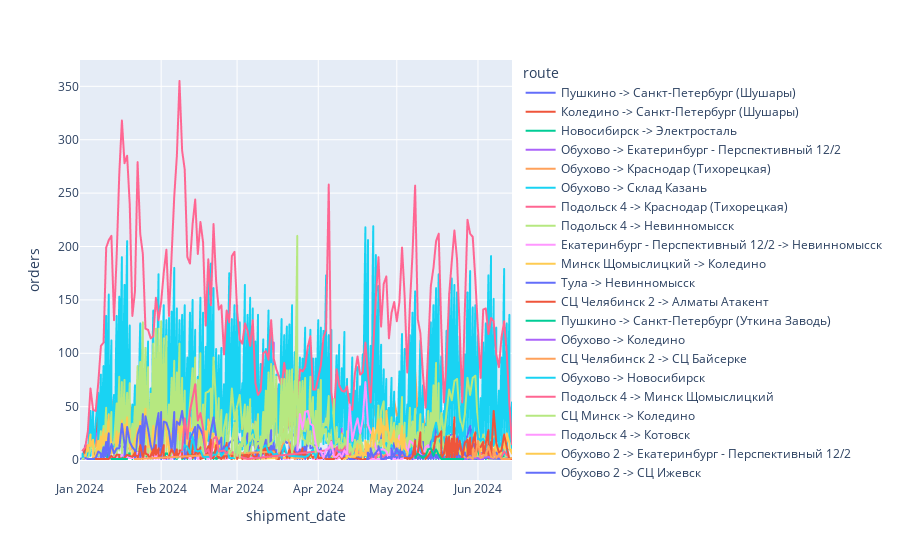

The code cell stored with this chart in its notebook:
### Code cell
d = pd.read_csv("grouped_data_full_1.csv")
#d = d[~d["transit_office_id"].isin([130744, 211622, 120762, 507, 206236, 159402, 1733, 207743, 117393, 210127, 117986])]
#d = d[~d["transit_office_id"].isin([218210, 301229])] #большие
d = d[(d["shipment_date"] >= "2023-10-15")]

fig = px.line(d, x = "shipment_date", y = "orders", color = "route")
fig.show()

### Figure 1 — Plotly figure (JSON) as saved in the notebook; plotly's stock layout.template omitted (floating-point values rounded to 4 significant figures; data arrays with more than 128 entries replaced by an {"elided": "..."} marker saying what was removed)
{"data": [{"hovertemplate": "route=Пушкино -> Санкт-Петербург (Шушары)<br>shipment_date=%{x}<br>orders=%{y}<extra></extra>", "legendgroup": "Пушкино -> Санкт-Петербург (Шушары)", "line": {"color": "#636efa", "dash": "solid"}, "marker": {"symbol": "circle"}, "mode": "lines", "name": "Пушкино -> Санкт-Петербург (Шушары)", "showlegend": true, "type": "scattergl", "x": ["2024-01-01", "2024-01-02", "2024-01-03", "2024-01-04", "2024-01-05", "2024-01-06", "2024-01-06", "2024-01-07", "2024-01-08", "2024-01-08", "2024-01-09", "2024-01-09", "2024-01-10", "2024-01-10", "2024-01-11", "2024-01-11", "2024-01-12", "2024-01-12"], "xaxis": "x", "y": [1, 2, 14, 13, 17, 25, 1, 20, 40, 1, 38, 1, 41, 3, 54, 6, 7, 1], "yaxis": "y"}, {"hovertemplate": "route=Коледино -> Санкт-Петербург (Шушары)<br>shipment_date=%{x}<br>orders=%{y}<extra></extra>", "legendgroup": "Коледино -> Санкт-Петербург (Шушары)", "line": {"color": "#EF553B", "dash": "solid"}, "marker": {"symbol": "circle"}, "mode": "lines", "name": "Коледино -> Санкт-Петербург (Шушары)", "showlegend": true, "type": "scattergl", "x": ["2024-01-02", "2024-01-03", "2024-01-04", "2024-01-05", "2024-01-06", "2024-01-06", "2024-01-07", "2024-01-08", "2024-01-08", "2024-01-09", "2024-01-09", "2024-01-10", "2024-01-10", "2024-01-11", "2024-01-11", "2024-01-12"], "xaxis": "x", "y": [3, 10, 14, 14, 24, 2, 17, 43, 2, 50, 2, 69, 2, 51, 3, 5], "yaxis": "y"}, {"hovertemplate": "route=Новосибирск -> Электросталь<br>shipment_date=%{x}<br>orders=%{y}<extra></extra>", "legendgroup": "Новосибирск -> Электросталь", "line": {"color": "#00cc96", "dash": "solid"}, "marker": {"symbol": "circle"}, "mode": "lines", "name": "Новосибирск -> Электросталь", "showlegend": true, "type": "scattergl", "x": {"elided": "281 str values"}, "xaxis": "x", "y": {"elided": "281 int values"}, "yaxis": "y"}, {"hovertemplate": "route=Обухово -> Екатеринбург - Перспективный 12/2<br>shipment_date=%{x}<br>orders=%{y}<extra></extra>", "legendgroup": "Обухово -> Екатеринбург - Перспективный 12/2", "line": {"color": "#ab63fa", "dash": "solid"}, "marker": {"symbol": "circle"}, "mode": "lines", "name": "Обухово -> Екатеринбург - Перспективный 12/2", "showlegend": true, "type": "scattergl", "x": {"elided": "148 str values"}, "xaxis": "x", "y": {"elided": "148 int values"}, "yaxis": "y"}, {"hovertemplate": "route=Обухово -> Краснодар (Тихорецкая)<br>shipment_date=%{x}<br>orders=%{y}<extra></extra>", "legendgroup": "Обухово -> Краснодар (Тихорецкая)", "line": {"color": "#FFA15A", "dash": "solid"}, "marker": {"symbol": "circle"}, "mode": "lines", "name": "Обухово -> Краснодар (Тихорецкая)", "showlegend": true, "type": "scattergl", "x": {"elided": "164 str values"}, "xaxis": "x", "y": {"elided": "164 int values"}, "yaxis": "y"}, {"hovertemplate": "route=Обухово -> Склад Казань<br>shipment_date=%{x}<br>orders=%{y}<extra></extra>", "legendgroup": "Обухово -> Склад Казань", "line": {"color": "#19d3f3", "dash": "solid"}, "marker": {"symbol": "circle"}, "mode": "lines", "name": "Обухово -> Склад Казань", "showlegend": true, "type": "scattergl", "x": {"elided": "328 str values"}, "xaxis": "x", "y": {"elided": "328 int values"}, "yaxis": "y"}, {"hovertemplate": "route=Подольск 4 -> Краснодар (Тихорецкая)<br>shipment_date=%{x}<br>orders=%{y}<extra></extra>", "legendgroup": "Подольск 4 -> Краснодар (Тихорецкая)", "line": {"color": "#FF6692", "dash": "solid"}, "marker": {"symbol": "circle"}, "mode": "lines", "name": "Подольск 4 -> Краснодар (Тихорецкая)", "showlegend": true, "type": "scattergl", "x": {"elided": "165 str values"}, "xaxis": "x", "y": {"elided": "165 int values"}, "yaxis": "y"}, {"hovertemplate": "route=Подольск 4 -> Невинномысск<br>shipment_date=%{x}<br>orders=%{y}<extra></extra>", "legendgroup": "Подольск 4 -> Невинномысск", "line": {"color": "#B6E880", "dash": "solid"}, "marker": {"symbol": "circle"}, "mode": "lines", "name": "Подольск 4 -> Невинномысск", "showlegend": true, "type": "scattergl", "x": {"elided": "280 str values"}, "xaxis": "x", "y": {"elided": "280 int values"}, "yaxis": "y"}, {"hovertemplate": "route=Екатеринбург - Перспективный 12/2 -> Невинномысск<br>shipment_date=%{x}<br>orders=%{y}<extra></extra>", "legendgroup": "Екатеринбург - Перспективный 12/2 -> Невинномысск", "line": {"color": "#FF97FF", "dash": "solid"}, "marker": {"symbol": "circle"}, "mode": "lines", "name": "Екатеринбург - Перспективный 12/2 -> Невинномысск", "showlegend": true, "type": "scattergl", "x": {"elided": "148 str values"}, "xaxis": "x", "y": {"elided": "148 int values"}, "yaxis": "y"}, {"hovertemplate": "route=Минск Щомыслицкий -> Коледино<br>shipment_date=%{x}<br>orders=%{y}<extra></extra>", "legendgroup": "Минск Щомыслицкий -> Коледино", "line": {"color": "#FECB52", "dash": "solid"}, "marker": {"symbol": "circle"}, "mode": "lines", "name": "Минск Щомыслицкий -> Коледино", "showlegend": true, "type": "scattergl", "x": {"elided": "163 str values"}, "xaxis": "x", "y": {"elided": "163 int values"}, "yaxis": "y"}, {"hovertemplate": "route=Тула -> Невинномысск<br>shipment_date=%{x}<br>orders=%{y}<extra></extra>", "legendgroup": "Тула -> Невинномысск", "line": {"color": "#636efa", "dash": "solid"}, "marker": {"symbol": "circle"}, "mode": "lines", "name": "Тула -> Невинномысск", "showlegend": true, "type": "scattergl", "x": {"elided": "220 str values"}, "xaxis": "x", "y": {"elided": "220 int values"}, "yaxis": "y"}, {"hovertemplate": "route=СЦ Челябинск 2 -> Алматы Атакент<br>shipment_date=%{x}<br>orders=%{y}<extra></extra>", "legendgroup": "СЦ Челябинск 2 -> Алматы Атакент", "line": {"color": "#EF553B", "dash": "solid"}, "marker": {"symbol": "circle"}, "mode": "lines", "name": "СЦ Челябинск 2 -> Алматы Атакент", "showlegend": true, "type": "scattergl", "x": {"elided": "160 str values"}, "xaxis": "x", "y": {"elided": "160 int values"}, "yaxis": "y"}, {"hovertemplate": "route=Пушкино -> Санкт-Петербург (Уткина Заводь)<br>shipment_date=%{x}<br>orders=%{y}<extra></extra>", "legendgroup": "Пушкино -> Санкт-Петербург (Уткина Заводь)", "line": {"color": "#00cc96", "dash": "solid"}, "marker": {"symbol": "circle"}, "mode": "lines", "name": "Пушкино -> Санкт-Петербург (Уткина Заводь)", "showlegend": true, "type": "scattergl", "x": ["2024-01-13", "2024-01-15", "2024-01-18", "2024-01-19"], "xaxis": "x", "y": [1, 1, 1, 1], "yaxis": "y"}, {"hovertemplate": "route=Обухово -> Коледино<br>shipment_date=%{x}<br>orders=%{y}<extra></extra>", "legendgroup": "Обухово -> Коледино", "line": {"color": "#ab63fa", "dash": "solid"}, "marker": {"symbol": "circle"}, "mode": "lines", "name": "Обухово -> Коледино", "showlegend": true, "type": "scattergl", "x": ["2024-01-18"], "xaxis": "x", "y": [1], "yaxis": "y"}, {"hovertemplate": "route=СЦ Челябинск 2 -> СЦ Байсерке<br>shipment_date=%{x}<br>orders=%{y}<extra></extra>", "legendgroup": "СЦ Челябинск 2 -> СЦ Байсерке", "line": {"color": "#FFA15A", "dash": "solid"}, "marker": {"symbol": "circle"}, "mode": "lines", "name": "СЦ Челябинск 2 -> СЦ Байсерке", "showlegend": true, "type": "scattergl", "x": ["2024-01-22", "2024-01-23", "2024-03-15", "2024-03-16", "2024-03-20", "2024-03-23", "2024-03-24", "2024-03-26"], "xaxis": "x", "y": [1, 1, 8, 1, 23, 1, 2, 2], "yaxis": "y"}, {"hovertemplate": "route=Обухово -> Новосибирск<br>shipment_date=%{x}<br>orders=%{y}<extra></extra>", "legendgroup": "Обухово -> Новосибирск", "line": {"color": "#19d3f3", "dash": "solid"}, "marker": {"symbol": "circle"}, "mode": "lines", "name": "Обухово -> Новосибирск", "showlegend": true, "type": "scattergl", "x": ["2024-02-09", "2024-02-10", "2024-02-11", "2024-02-12", "2024-02-13", "2024-02-14", "2024-02-15", "2024-02-16", "2024-02-17", "2024-02-18", "2024-02-19", "2024-02-20", "2024-02-21", "2024-02-22", "2024-02-23", "2024-02-24", "2024-02-25", "2024-02-26", "2024-02-27", "2024-02-29", "2024-03-01", "2024-03-02", "2024-03-03", "2024-03-04", "2024-03-05", "2024-03-06", "2024-03-07", "2024-03-08", "2024-03-09", "2024-03-10", "2024-03-11", "2024-03-12", "2024-03-13", "2024-03-14", "2024-03-15", "2024-03-16", "2024-03-17", "2024-03-18", "2024-03-19", "2024-03-20", "2024-03-21", "2024-03-27", "2024-03-28", "2024-03-29", "2024-03-30", "2024-03-31", "2024-04-01", "2024-04-02", "2024-04-03", "2024-04-04", "2024-04-05", "2024-04-06", "2024-04-07", "2024-04-08", "2024-04-09", "2024-04-10", "2024-04-11", "2024-04-12", "2024-04-13", "2024-04-14", "2024-04-15", "2024-04-16", "2024-04-17", "2024-04-18", "2024-04-19", "2024-04-20", "2024-04-21", "2024-04-22", "2024-04-23", "2024-04-24", "2024-04-25", "2024-04-26", "2024-04-27", "2024-04-28", "2024-04-29", "2024-04-30", "2024-05-01", "2024-05-02", "2024-05-03", "2024-05-04", "2024-05-06", "2024-05-07", "2024-05-08", "2024-05-09", "2024-05-10", "2024-05-11", "2024-05-12", "2024-05-13", "2024-05-14", "2024-05-15", "2024-05-16", "2024-05-17", "2024-05-18", "2024-05-19", "2024-05-20", "2024-05-21", "2024-05-22", "2024-05-23", "2024-05-24", "2024-05-25", "2024-05-26", "2024-05-27", "2024-05-28", "2024-05-29", "2024-05-30", "2024-05-31", "2024-06-01", "2024-06-02", "2024-06-03", "2024-06-04", "2024-06-05", "2024-06-06", "2024-06-07", "2024-06-08", "2024-06-09", "2024-06-10", "2024-06-11"], "xaxis": "x", "y": [8, 14, 12, 6, 22, 9, 8, 9, 3, 3, 3, 3, 5, 5, 11, 4, 7, 12, 2, 2, 18, 17, 14, 20, 13, 15, 28, 13, 9, 10, 12, 14, 7, 8, 5, 6, 4, 3, 14, 5, 4, 3, 4, 7, 10, 2, 12, 29, 30, 31, 20, 43, 13, 15, 16, 12, 24, 15, 7, 5, 9, 8, 11, 7, 6, 13, 11, 12, 18, 25, 8, 6, 16, 10, 14, 6, 4, 12, 14, 4, 6, 16, 11, 5, 10, 8, 3, 4, 8, 26, 35, 20, 15, 10, 22, 33, 25, 32, 23, 34, 24, 22, 10, 14, 28, 44, 21, 18, 20, 15, 9, 30, 14, 27, 17, 13, 5], "yaxis": "y"}, {"hovertemplate": "route=Подольск 4 -> Минск Щомыслицкий<br>shipment_date=%{x}<br>orders=%{y}<extra></extra>", "legendgroup": "Подольск 4 -> Минск Щомыслицкий", "line": {"color": "#FF6692", "dash": "solid"}, "marker": {"symbol": "circle"}, "mode": "lines", "name": "Подольск 4 -> Минск Щомыслицкий", "showlegend": true, "type": "scattergl", "x": ["2024-02-09", "2024-02-10", "2024-02-11", "2024-02-12", "2024-02-13", "2024-02-14", "2024-02-15", "2024-02-16", "2024-02-17", "2024-02-18", "2024-02-19", "2024-02-20", "2024-02-21", "2024-02-22", "2024-02-23", "2024-02-25", "2024-02-26", "2024-02-27", "2024-02-28", "2024-03-01", "2024-03-05", "2024-04-04", "2024-04-05", "2024-04-06", "2024-04-07", "2024-04-08", "2024-04-09", "2024-04-10", "2024-04-11", "2024-04-12", "2024-04-13", "2024-04-14", "2024-04-15", "2024-04-16", "2024-04-17", "2024-04-18", "2024-04-19", "2024-04-20", "2024-04-21", "2024-04-22", "2024-04-23", "2024-04-24", "2024-04-25", "2024-04-26", "2024-04-27", "2024-05-30", "2024-05-31", "2024-06-01", "2024-06-02", "2024-06-03", "2024-06-05", "2024-06-06", "2024-06-07", "2024-06-08", "2024-06-09", "2024-06-10", "2024-06-11", "2024-06-13"], "xaxis": "x", "y": [9, 39, 20, 46, 58, 71, 37, 44, 30, 7, 10, 1, 20, 22, 8, 9, 6, 9, 8, 4, 1, 9, 11, 18, 4, 12, 9, 9, 11, 16, 5, 8, 9, 7, 8, 5, 8, 5, 2, 4, 2, 9, 4, 3, 5, 1, 2, 2, 5, 7, 4, 4, 6, 4, 2, 3, 8, 2], "yaxis": "y"}, {"hovertemplate": "route=СЦ Минск -> Коледино<br>shipment_date=%{x}<br>orders=%{y}<extra></extra>", "legendgroup": "СЦ Минск -> Коледино", "line": {"color": "#B6E880", "dash": "solid"}, "marker": {"symbol": "circle"}, "mode": "lines", "name": "СЦ Минск -> Коледино", "showlegend": true, "type": "scattergl", "x": {"elided": "203 str values"}, "xaxis": "x", "y": {"elided": "203 int values"}, "yaxis": "y"}, {"hovertemplate": "route=Подольск 4 -> Котовск<br>shipment_date=%{x}<br>orders=%{y}<extra></extra>", "legendgroup": "Подольск 4 -> Котовск", "line": {"color": "#FF97FF", "dash": "solid"}, "marker": {"symbol": "circle"}, "mode": "lines", "name": "Подольск 4 -> Котовск", "showlegend": true, "type": "scattergl", "x": ["2024-03-24", "2024-03-25", "2024-03-26", "2024-03-27", "2024-03-28", "2024-03-29", "2024-03-30", "2024-03-31", "2024-04-01", "2024-04-02", "2024-04-03", "2024-04-04", "2024-04-05", "2024-04-06", "2024-04-07", "2024-04-08", "2024-04-09", "2024-04-10", "2024-04-11", "2024-04-12", "2024-04-13", "2024-04-14", "2024-04-15", "2024-04-16", "2024-04-17", "2024-04-18", "2024-04-19", "2024-04-20", "2024-04-21", "2024-04-22", "2024-04-23", "2024-04-24", "2024-04-25", "2024-04-26", "2024-04-27", "2024-04-28", "2024-04-29", "2024-04-30", "2024-05-01", "2024-05-02", "2024-05-03", "2024-05-04", "2024-05-05", "2024-05-06", "2024-05-07", "2024-05-08", "2024-05-09", "2024-05-10", "2024-05-11", "2024-05-12", "2024-05-13", "2024-05-14", "2024-05-15", "2024-05-16", "2024-05-17"], "xaxis": "x", "y": [9, 43, 29, 45, 46, 34, 32, 16, 8, 8, 2, 10, 11, 17, 3, 3, 6, 3, 9, 5, 52, 18, 30, 39, 25, 38, 73, 33, 26, 22, 11, 7, 10, 10, 8, 3, 11, 5, 10, 23, 14, 18, 6, 18, 16, 12, 9, 5, 4, 12, 14, 4, 2, 3, 1], "yaxis": "y"}, {"hovertemplate": "route=Обухово 2 -> Екатеринбург - Перспективный 12/2<br>shipment_date=%{x}<br>orders=%{y}<extra></extra>", "legendgroup": "Обухово 2 -> Екатеринбург - Перспективный 12/2", "line": {"color": "#FECB52", "dash": "solid"}, "marker": {"symbol": "circle"}, "mode": "lines", "name": "Обухово 2 -> Екатеринбург - Перспективный 12/2", "showlegend": true, "type": "scattergl", "x": ["2024-04-11", "2024-04-12", "2024-04-12", "2024-04-13", "2024-04-15", "2024-04-15", "2024-04-16", "2024-04-16", "2024-04-17", "2024-04-17", "2024-04-18", "2024-04-18", "2024-04-19", "2024-04-19", "2024-04-20", "2024-04-20", "2024-04-21", "2024-04-21", "2024-04-22", "2024-04-22", "2024-04-23", "2024-04-23", "2024-04-24", "2024-04-24", "2024-04-25", "2024-04-25", "2024-04-26", "2024-04-26", "2024-04-27", "2024-04-27", "2024-04-28", "2024-04-28", "2024-04-29", "2024-04-29", "2024-04-30", "2024-04-30", "2024-05-01", "2024-05-01", "2024-05-02", "2024-05-02", "2024-05-03", "2024-05-03", "2024-05-04", "2024-05-04", "2024-05-05", "2024-05-05", "2024-05-06"], "xaxis": "x", "y": [1, 2, 4, 3, 3, 3, 15, 5, 4, 14, 2, 7, 5, 18, 6, 15, 8, 17, 30, 12, 28, 26, 38, 18, 29, 39, 12, 32, 28, 46, 20, 20, 17, 18, 28, 21, 10, 20, 16, 11, 32, 8, 24, 11, 7, 1, 2], "yaxis": "y"}, {"hovertemplate": "route=Обухово 2 -> СЦ Ижевск<br>shipment_date=%{x}<br>orders=%{y}<extra></extra>", "legendgroup": "Обухово 2 -> СЦ Ижевск", "line": {"color": "#636efa", "dash": "solid"}, "marker": {"symbol": "circle"}, "mode": "lines", "name": "Обухово 2 -> СЦ Ижевск", "showlegend": true, "type": "scattergl", "x": ["2024-04-20", "2024-04-20", "2024-04-21", "2024-04-21", "2024-04-22", "2024-04-22", "2024-04-23", "2024-04-23", "2024-04-24", "2024-04-24", "2024-04-25", "2024-04-25", "2024-04-26", "2024-04-26", "2024-04-27", "2024-04-27", "2024-04-28", "2024-04-28", "2024-04-29", "2024-04-29", "2024-04-30", "2024-04-30", "2024-05-01", "2024-05-02", "2024-05-02", "2024-05-03", "2024-05-03", "2024-05-04", "2024-05-05", "2024-05-06", "2024-05-06", "2024-05-07", "2024-05-07", "2024-05-08", "2024-05-08", "2024-05-09", "2024-05-09", "2024-05-10", "2024-05-11", "2024-05-11", "2024-05-12", "2024-05-13", "2024-05-13", "2024-05-14", "2024-05-14", "2024-05-15", "2024-05-15", "2024-05-16", "2024-05-16", "2024-05-17", "2024-05-17", "2024-05-18", "2024-05-18", "2024-05-19", "2024-05-19", "2024-05-20", "2024-05-20", "2024-05-21", "2024-05-21", "2024-05-22", "2024-05-22", "2024-05-23", "2024-05-23", "2024-05-24", "2024-05-24", "2024-05-25", "2024-05-25", "2024-05-26", "2024-05-26", "2024-05-27", "2024-05-27", "2024-05-28", "2024-05-28", "2024-05-29", "2024-05-29", "2024-05-30", "2024-05-30", "2024-05-31", "2024-06-01", "2024-06-04", "2024-06-10"], "xaxis": "x", "y": [2, 7, 3, 11, 3, 4, 6, 7, 10, 13, 5, 1, 1, 1, 3, 2, 2, 3, 1, 11, 3, 4, 11, 4, 3, 8, 8, 4, 2, 5, 2, 1, 8, 3, 6, 1, 2, 4, 4, 4, 5, 1, 4, 1, 6, 1, 8, 2, 5, 1, 5, 1, 10, 1, 1, 1, 8, 2, 4, 3, 7, 2, 8, 2, 11, 2, 4, 1, 4, 7, 5, 2, 7, 1, 9, 1, 1, 2, 1, 2, 1], "yaxis": "y"}, {"hovertemplate": "route=СЦ Минск -> Тула<br>shipment_date=%{x}<br>orders=%{y}<extra></extra>", "legendgroup": "СЦ Минск -> Тула", "line": {"color": "#EF553B", "dash": "solid"}, "marker": {"symbol": "circle"}, "mode": "lines", "name": "СЦ Минск -> Тула", "showlegend": true, "type": "scattergl", "x": ["2024-05-04", "2024-05-05", "2024-05-05", "2024-05-06", "2024-05-06", "2024-05-07", "2024-05-07", "2024-05-08", "2024-05-08", "2024-05-09", "2024-05-10", "2024-05-10", "2024-05-11", "2024-05-11", "2024-05-12", "2024-05-12", "2024-05-13", "2024-05-14", "2024-05-15", "2024-05-16", "2024-05-17", "2024-05-18", "2024-05-18", "2024-05-19", "2024-05-20", "2024-05-20", "2024-05-21", "2024-05-21", "2024-05-22", "2024-05-22", "2024-05-23", "2024-05-23", "2024-05-24", "2024-05-24", "2024-05-25", "2024-05-26", "2024-05-26", "2024-05-27", "2024-05-28", "2024-05-28", "2024-05-29", "2024-05-29", "2024-05-30", "2024-05-31", "2024-05-31", "2024-06-01", "2024-06-02", "2024-06-03", "2024-06-03", "2024-06-04", "2024-06-05", "2024-06-05", "2024-06-06", "2024-06-06", "2024-06-07", "2024-06-08", "2024-06-09", "2024-06-10", "2024-06-11", "2024-06-12", "2024-06-13", "2024-06-14"], "xaxis": "x", "y": [2, 2, 1, 2, 1, 3, 3, 18, 5, 6, 26, 14, 6, 6, 6, 1, 4, 8, 10, 22, 22, 27, 2, 6, 22, 1, 22, 3, 20, 1, 40, 2, 20, 5, 18, 4, 1, 16, 19, 2, 21, 3, 16, 26, 3, 13, 12, 17, 1, 16, 28, 2, 17, 2, 46, 16, 7, 9, 24, 12, 1, 1], "yaxis": "y"}, {"hovertemplate": "route=Обухово 2 -> Склад Казань<br>shipment_date=%{x}<br>orders=%{y}<extra></extra>", "legendgroup": "Обухово 2 -> Склад Казань", "line": {"color": "#00cc96", "dash": "solid"}, "marker": {"symbol": "circle"}, "mode": "lines", "name": "Обухово 2 -> Склад Казань", "showlegend": true, "type": "scattergl", "x": ["2024-05-08", "2024-05-09", "2024-05-10", "2024-05-11", "2024-05-12", "2024-05-13", "2024-05-14", "2024-05-15", "2024-05-16", "2024-05-17", "2024-05-18", "2024-05-19", "2024-05-20", "2024-05-22", "2024-05-23", "2024-05-24", "2024-06-03"], "xaxis": "x", "y": [2, 6, 4, 2, 4, 10, 11, 4, 10, 5, 1, 1, 1, 1, 1, 1, 1], "yaxis": "y"}, {"hovertemplate": "route=СЦ Челябинск 2 -> Электросталь<br>shipment_date=%{x}<br>orders=%{y}<extra></extra>", "legendgroup": "СЦ Челябинск 2 -> Электросталь", "line": {"color": "#ab63fa", "dash": "solid"}, "marker": {"symbol": "circle"}, "mode": "lines", "name": "СЦ Челябинск 2 -> Электросталь", "showlegend": true, "type": "scattergl", "x": ["2024-05-27", "2024-05-28", "2024-05-29", "2024-05-29", "2024-05-30", "2024-06-01", "2024-06-01", "2024-06-03", "2024-06-03", "2024-06-05", "2024-06-06", "2024-06-07"], "xaxis": "x", "y": [1, 1, 4, 1, 1, 2, 1, 1, 3, 3, 2, 1], "yaxis": "y"}, {"hovertemplate": "route=Обухово -> СЦ Ижевск<br>shipment_date=%{x}<br>orders=%{y}<extra></extra>", "legendgroup": "Обухово -> СЦ Ижевск", "line": {"color": "#FFA15A", "dash": "solid"}, "marker": {"symbol": "circle"}, "mode": "lines", "name": "Обухово -> СЦ Ижевск", "showlegend": true, "type": "scattergl", "x": ["2024-05-28", "2024-05-29", "2024-05-30", "2024-05-30", "2024-05-31", "2024-05-31", "2024-06-01", "2024-06-02", "2024-06-02", "2024-06-03", "2024-06-03", "2024-06-04", "2024-06-04", "2024-06-05", "2024-06-06", "2024-06-07", "2024-06-07", "2024-06-08", "2024-06-08", "2024-06-09", "2024-06-10", "2024-06-13", "2024-06-14"], "xaxis": "x", "y": [2, 3, 1, 10, 3, 3, 18, 2, 2, 3, 5, 4, 5, 13, 3, 2, 10, 2, 2, 5, 1, 1, 2], "yaxis": "y"}], "layout": {"autosize": true, "legend": {"title": {"text": "route"}, "tracegroupgap": 0}, "margin": {"t": 60}, "xaxis": {"anchor": "y", "autorange": true, "domain": [0, 1], "range": ["2024-01-01", "2024-06-14"], "title": {"text": "shipment_date"}, "type": "date"}, "yaxis": {"anchor": "x", "autorange": true, "domain": [0, 1], "range": [-18.67, 374.7], "title": {"text": "orders"}, "type": "linear"}}}
